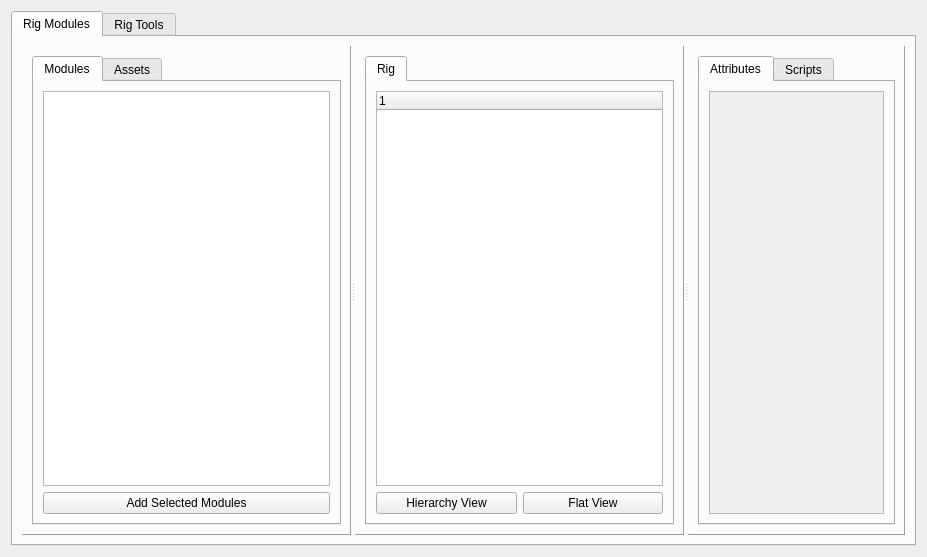
<?xml version="1.0" encoding="UTF-8"?>
<ui version="4.0">
 <class>Form</class>
 <widget class="QWidget" name="Form">
  <property name="geometry">
   <rect>
    <x>0</x>
    <y>0</y>
    <width>927</width>
    <height>557</height>
   </rect>
  </property>
  <property name="windowTitle">
   <string>Form</string>
  </property>
  <layout class="QVBoxLayout" name="verticalLayout">
   <item>
    <widget class="QTabWidget" name="tabWidget">
     <property name="currentIndex">
      <number>0</number>
     </property>
     <widget class="QWidget" name="rig_modules_tab">
      <attribute name="title">
       <string>Rig Modules</string>
      </attribute>
      <layout class="QVBoxLayout" name="verticalLayout_2">
       <item>
        <widget class="QSplitter" name="rig_modules_splitter">
         <property name="orientation">
          <enum>Qt::Horizontal</enum>
         </property>
         <widget class="QFrame" name="modules_frame">
          <property name="frameShape">
           <enum>QFrame::Panel</enum>
          </property>
          <property name="frameShadow">
           <enum>QFrame::Raised</enum>
          </property>
          <layout class="QVBoxLayout" name="verticalLayout_3">
           <item>
            <widget class="QTabWidget" name="modules_tabWidget">
             <property name="currentIndex">
              <number>0</number>
             </property>
             <widget class="QWidget" name="python_modules_tab">
              <attribute name="title">
               <string>Modules</string>
              </attribute>
              <layout class="QVBoxLayout" name="verticalLayout_6">
               <item>
                <widget class="QListWidget" name="python_modules_listWidget"/>
               </item>
               <item>
                <widget class="QPushButton" name="add_selected_modules_button">
                 <property name="text">
                  <string>Add Selected Modules</string>
                 </property>
                </widget>
               </item>
              </layout>
             </widget>
             <widget class="QWidget" name="rig_assets_tab">
              <attribute name="title">
               <string>Assets</string>
              </attribute>
              <layout class="QVBoxLayout" name="verticalLayout_7">
               <item>
                <widget class="QListWidget" name="rig_assets_listWidget"/>
               </item>
               <item>
                <widget class="QPushButton" name="add_selected_asset_button">
                 <property name="text">
                  <string>Add Selected Asset</string>
                 </property>
                </widget>
               </item>
              </layout>
             </widget>
            </widget>
           </item>
          </layout>
         </widget>
         <widget class="QFrame" name="rig_frame">
          <property name="frameShape">
           <enum>QFrame::Panel</enum>
          </property>
          <property name="frameShadow">
           <enum>QFrame::Raised</enum>
          </property>
          <layout class="QVBoxLayout" name="verticalLayout_4">
           <item>
            <widget class="QTabWidget" name="rig_tabWidget">
             <property name="currentIndex">
              <number>0</number>
             </property>
             <widget class="QWidget" name="rig_tab">
              <attribute name="title">
               <string>Rig</string>
              </attribute>
              <layout class="QVBoxLayout" name="verticalLayout_10">
               <item>
                <widget class="QTreeWidget" name="rig_treeWidget">
                 <column>
                  <property name="text">
                   <string notr="true">1</string>
                  </property>
                 </column>
                </widget>
               </item>
               <item>
                <layout class="QHBoxLayout" name="horizontalLayout">
                 <item>
                  <widget class="QPushButton" name="rig_module_hierarchy_view_button">
                   <property name="text">
                    <string>Hierarchy View</string>
                   </property>
                  </widget>
                 </item>
                 <item>
                  <widget class="QPushButton" name="rig_module_flat_view_button">
                   <property name="text">
                    <string>Flat View</string>
                   </property>
                  </widget>
                 </item>
                </layout>
               </item>
              </layout>
             </widget>
            </widget>
           </item>
          </layout>
         </widget>
         <widget class="QFrame" name="attributes_frame">
          <property name="frameShape">
           <enum>QFrame::Panel</enum>
          </property>
          <property name="frameShadow">
           <enum>QFrame::Raised</enum>
          </property>
          <layout class="QVBoxLayout" name="verticalLayout_5">
           <item>
            <widget class="QTabWidget" name="attributes_tabWidget">
             <property name="currentIndex">
              <number>0</number>
             </property>
             <widget class="QWidget" name="module_attribues_tab">
              <attribute name="title">
               <string>Attributes</string>
              </attribute>
              <layout class="QVBoxLayout" name="verticalLayout_8">
               <item>
                <widget class="QScrollArea" name="module_attributes_scrollArea">
                 <property name="widgetResizable">
                  <bool>true</bool>
                 </property>
                 <widget class="QWidget" name="module_attributes_scrollAreaWidgetContents">
                  <property name="geometry">
                   <rect>
                    <x>0</x>
                    <y>0</y>
                    <width>246</width>
                    <height>429</height>
                   </rect>
                  </property>
                 </widget>
                </widget>
               </item>
              </layout>
             </widget>
             <widget class="QWidget" name="module_scripts_tab">
              <attribute name="title">
               <string>Scripts</string>
              </attribute>
              <layout class="QVBoxLayout" name="verticalLayout_9">
               <item>
                <widget class="QTabWidget" name="tabWidget_2">
                 <property name="currentIndex">
                  <number>1</number>
                 </property>
                 <widget class="QWidget" name="pre_build_script_tab">
                  <attribute name="title">
                   <string>Pre Build</string>
                  </attribute>
                  <layout class="QVBoxLayout" name="verticalLayout_11">
                   <item>
                    <widget class="QScrollArea" name="module_pre_build_script_scrollArea">
                     <property name="widgetResizable">
                      <bool>true</bool>
                     </property>
                     <widget class="QWidget" name="module_pre_build_script_scrollAreaWidgetContents">
                      <property name="geometry">
                       <rect>
                        <x>0</x>
                        <y>0</y>
                        <width>222</width>
                        <height>385</height>
                       </rect>
                      </property>
                     </widget>
                    </widget>
                   </item>
                  </layout>
                 </widget>
                 <widget class="QWidget" name="post_build_script_tab">
                  <attribute name="title">
                   <string>Post Build</string>
                  </attribute>
                  <layout class="QVBoxLayout" name="verticalLayout_12">
                   <item>
                    <widget class="QScrollArea" name="module_post_build_script_scrollArea">
                     <property name="widgetResizable">
                      <bool>true</bool>
                     </property>
                     <widget class="QWidget" name="module_post_build_script_scrollAreaWidgetContents">
                      <property name="geometry">
                       <rect>
                        <x>0</x>
                        <y>0</y>
                        <width>222</width>
                        <height>385</height>
                       </rect>
                      </property>
                     </widget>
                    </widget>
                   </item>
                  </layout>
                 </widget>
                </widget>
               </item>
              </layout>
             </widget>
            </widget>
           </item>
          </layout>
         </widget>
        </widget>
       </item>
      </layout>
     </widget>
     <widget class="QWidget" name="rig_tools_tab">
      <attribute name="title">
       <string>Rig Tools</string>
      </attribute>
     </widget>
    </widget>
   </item>
  </layout>
 </widget>
 <resources/>
 <connections/>
</ui>
